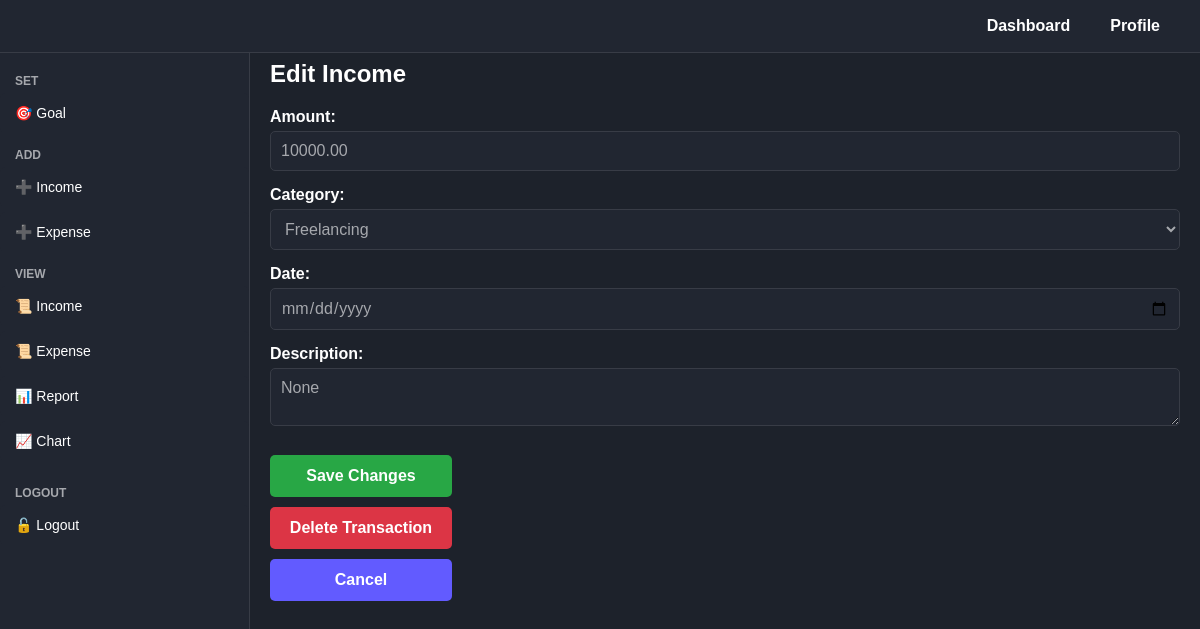
/edit_income/99/ (signed in), run on the app's committed database.
### tracker/models.py (models this page shows, shortened)
class Income(models.Model):
    user = models.ForeignKey(User, on_delete=models.CASCADE)  # Link to logged-in user
    category = models.ForeignKey('IncomeCategory', on_delete=models.SET_NULL, null=True)
    amount = models.DecimalField(max_digits=10, decimal_places=2)
    date = models.DateField()
    description = models.TextField(blank=True, null=True)

class IncomeCategory(models.Model):
    name = models.CharField(max_length=255, unique=True)

### tracker/views.py (the view, shortened to what this page needs)
# urls.py: path("edit_income/<int:income_id>/", edit_income_view, name="edit_income"),
@login_required
def edit_income_view(request, income_id):
    income = get_object_or_404(Income, id=income_id)
    categories = IncomeCategory.objects.all()
    return render(request, "edit_income.html", {"income": income, "categories": categories})

### tracker/templates/edit_income.html (shortened to what this page needs)
{% load static %}
<!DOCTYPE html>
<html lang="en">
<head>
    <link rel="stylesheet" href="{% static 'css/edit_income.css' %}">
</head>
<body>
    <div class="main-container">
        {% include "sidebar.html" %}
        <div class="content">
            <h2>Edit Income</h2>
            <form method="POST" class="edit-form">
                <div class="form-group">
                    <label for="amount">Amount:</label>
                    <input type="number" id="amount" name="amount" value="{{ income.amount }}" required>
                </div>
                <div class="form-group">
                    <label for="category">Category:</label>
                    <select id="category" name="category">
                        {% for category in categories %}
                            <option value="{{ category.id }}" {% if category.id == income.category.id %}selected{% endif %}>
                                {{ category.name }}
                            </option>
                        {% endfor %}
                    </select>
                </div>
                <div class="form-group">
                    <label for="date">Date:</label>
                    <input type="date" id="date" name="date" value="{{ income.date }}" required>
                </div>
                <div class="form-group">
                    <label for="description">Description:</label>
                    <textarea id="description" name="description">{{ income.description }}</textarea>
                </div>
                <button type="submit" class="btn-save">Save Changes</button>
            </form>
            <form method="POST" action="{% url 'delete_income' income.id %}" class="delete-form">
                <button type="submit" class="btn-delete">Delete Transaction</button>
            </form>
            <a href="{% url 'view_income' %}" class="btn-cancel">Cancel</a>
        </div>
    </div>
</body>
</html>

### tracker/static/css/edit_income.css (style rules this page uses)
* { margin: 0; padding: 0; box-sizing: border-box; font-family: Arial, sans-serif; }
.main-container { display: flex; height: 100vh; }
.content { flex-grow: 1; padding: 40px; background: rgb(29 34 43); }
h2 { font-size: 24px; font-weight: bold; margin-bottom: 20px; color: white; }
.form-group { margin-bottom: 15px; }
label { display: block; font-weight: bold; margin-bottom: 5px; color: white; }
input, select, textarea { width: 100%; padding: 10px; border: 1px solid rgb(56 60 70); border-radius: 5px; font-size: 16px; outline: none; transition: border 0.3s ease-in-out; background-color: rgb(33 38 49); color: rgb(166 168 173); }
.btn-save, .btn-delete, .btn-cancel { width: 20%; padding: 12px; border: none; border-radius: 5px; font-size: 16px; font-weight: bold; margin-top: 10px; cursor: pointer; text-align: center; text-decoration: none; }
.btn-save { background: #28a745; color: white; }
.btn-delete { background: #dc3545; color: white; }
.btn-cancel { background: #625bff; color: white; display: block; text-align: center; }

### tracker/static/css/sidebar.css (style rules this page uses)
.content { margin-left: 250px; padding: 20px; padding-top: 60px; }

### data on the page
Income: amount "10000.00", category "Freelancing", description "None"
